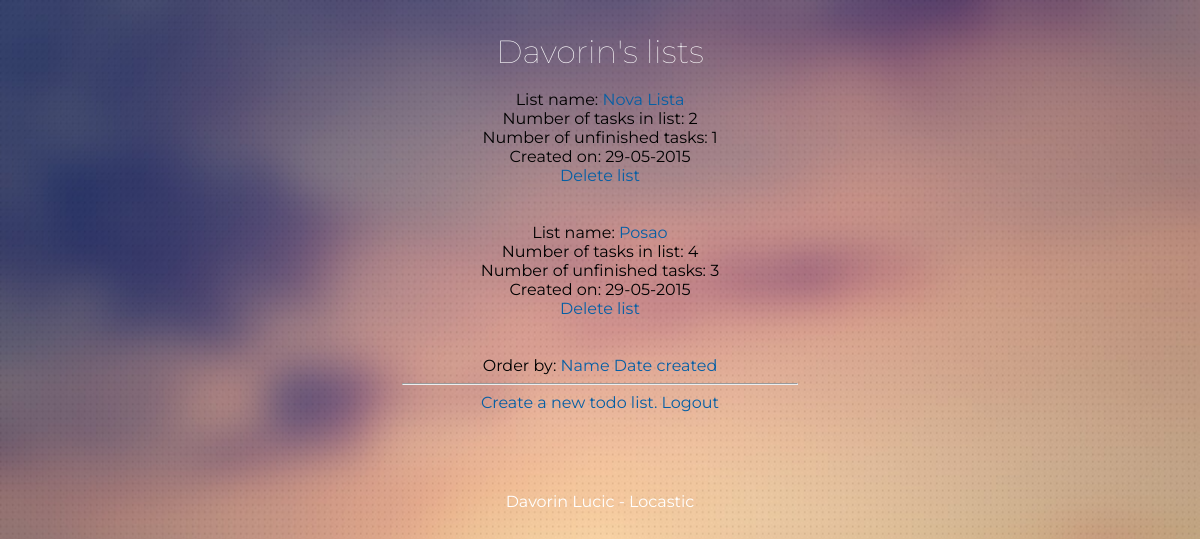
/index.php (signed in), run on the app's committed database.
### tables this page shows
CREATE TABLE IF NOT EXISTS `lists` (
  `id` int(11) NOT NULL,
  `title` text NOT NULL,
  `user_id` int(11) NOT NULL,
  `date_created` varchar(50) NOT NULL
);

### includes/database.php (called while the page is built, shortened)
<?php
class Database {
  private $connection;
  public function open_connection() {
    $this->connection = mysqli_connect('localhost', 'root', '', 'todo');
  }
  public function query($sql) {
    $result = mysqli_query($this->connection, $sql);
    return $result;
  }
  public function escape_value($string) {
    $escaped_string = mysqli_real_escape_string($this->connection, $string);
    return $escaped_string;
  }
  public function fetch_array($result_set) {
      return mysqli_fetch_array($result_set);
    }
}
$database = new Database();

### includes/database_objects.php (called while the page is built, shortened)
<?php
require_once('initialize.php');
class DatabaseObject {
  public static function find_by_sql($sql="") {
    global $database;
    $result_set = $database->query($sql);
    $object_array = array();
    while ($row = $database->fetch_array($result_set)) {
      $object_array[] = static::instantiate($row);
    }
    return $object_array;
  }
	private static function instantiate($record) {
		$object = new static;
		foreach($record as $attribute=>$value){
		  if($object->has_attribute($attribute)) {
		    $object->$attribute = $value;
		  }
		}
		return $object;
	}
	private function has_attribute($attribute) {
	  return array_key_exists($attribute, $this->attributes());
	}
	protected function attributes() {
	  $attributes = array();
	  foreach(static::$db_fields as $field) {
	    if(property_exists($this, $field)) {
	      $attributes[$field] = $this->$field;
	    }
	  }
	  return $attributes;
	}
}

### includes/list.php (called while the page is built, shortened)
<?php
class Lista extends DatabaseObject {
	protected static $table_name="lists";
	public $id;
	public static function find_by_user($user_id) {
		return static::find_by_sql("SELECT * FROM ".static::$table_name." WHERE user_id={$user_id}");
	}
	public function tasks() {
		return Task::find_tasks_on($this->id);
	}
	public function unfinished_tasks() {
		return Task::find_unfinished_on($this->id);
	}
}

### includes/task.php (called while the page is built, shortened)
<?php
require_once('initialize.php');
class Task extends DatabaseObject {
	protected static $table_name="tasks";
	public static function find_tasks_on($list_id=0) {
    global $database;
    $sql = "SELECT * FROM " . static::$table_name;
    $sql .= " WHERE list_id=" .$database->escape_value($list_id);
    return static::find_by_sql($sql);
	}
	public static function find_unfinished_on($list_id=0) {
	global $database;
    $sql = "SELECT * FROM " . static::$table_name;
    $sql .= " WHERE status= 'pending'";
    $sql .= " AND list_id=" .$database->escape_value($list_id);
    return static::find_by_sql($sql);
	}
}

### index.php (the view, shortened to what this page needs)
<!DOCTYPE html>
<html>
<head>
<link href="css/style.css" rel='stylesheet' type='text/css' />
</head>
<body>
<div class="login-form">
	<?php
	$lists = Lista::find_by_user($_SESSION["user_id"]);
	if(!$lists){
		echo "No lists available. </br>";
	} else foreach ($lists as $list) { ?>
		List name: <a href="view_list.php?id=<?php echo $list->id;?>"><?php echo $list->title;?></a>
		<?php
		echo "Number of tasks in list: " . count($list->tasks());
		echo "Number of unfinished tasks: " . count($list->unfinished_tasks());
		echo "Created on: " . $list->date_created;
		?>
		<a href="admin/delete_list.php?id=<?php echo $list->id;?>">Delete list</a></br>
		<?php
	}
	?>
Order by:
<th><a href="?orderBy=title">Name</a></th>
<th><a href="?orderBy=date_created">Date created</a></th>
<hr>
<a href="admin/new_list.php">Create a new todo list.</a>
<a href="logout.php">Logout</a>
</div>
<div class="copy-right">
	<p>Davorin Lucic - Locastic</a></p>
</div>
</body>
</html>

### css/style.css (style rules this page uses)
html,body,div,span,applet,object,iframe,h1,h2,h3,h4,h5,h6,p,blockquote,pre,a,abbr,acronym,address,big,cite,code,del,dfn,em,img,ins,kbd,q,s,samp,small,strike,strong,sub,sup,tt,var,b,u,i,dl,dt,dd,ol,nav ul,nav li,fieldset,form,label,legend,table,caption,tbody,tfoot,thead,tr,th,td,article,aside,canvas,details,embed,figure,figcaption,footer,header,hgroup,menu,nav,output,ruby,section,summary,time,mark,audio,video { margin:0;padding:0;border:0;font-size:100%;font:inherit;vertical-align:baseline; }
a { text-decoration:none; }
html { height: 150%; }
body { background: url(../images/bg.jpg)no-repeat; font-family: 'Montserrat', sans-serif; background-size: 100% 135%; }
body a,form li,input[type="submit"],input[type="text"],.sixth-login input[type="submit"],.third-login input[type="submit"] { transition: 0.1s all; -webkit-transition: 0.1s all; -moz-transition: 0.1s all; -o-transition: 0.1s all; }
a { color: #055fa5; outline: none; }
.login-form { width: 33%; height: 100%; margin: 0 auto; text-align: center; position: relative; }
.copy-right { text-align: center; padding-top: 10em; color: #fff; }
.copy-right { padding-top: 5em; }

### data on the page
lists: title "Nova Lista", count($list->tasks()) "2", count($list->unfinished_tasks()) "1", date_created "29-05-2015"
lists: title "Posao", count($list->tasks()) "4", count($list->unfinished_tasks()) "3", date_created "29-05-2015"

### other printed values
$_SESSION["first_name"] "Davorin"
